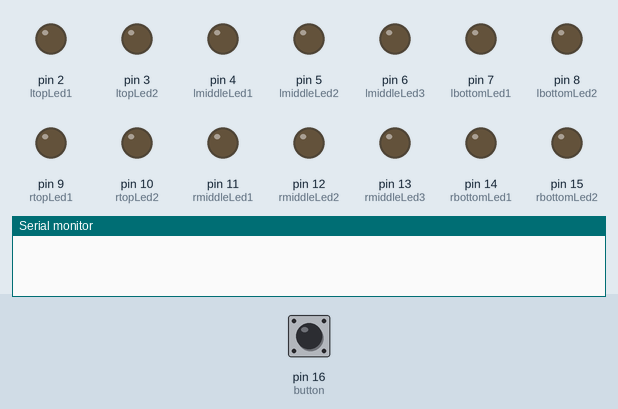
Recording of a sketch running on a simulated Arduino Uno, built with avr-gcc and run on an emulated ATmega328P. Shown: output pins drawn as LEDs (lit = HIGH), the last lines printed to the serial monitor. The test bench sets the inputs (shaded band); at power-on: pin 16 (button) LOW.

Above: at 1.2 s.
1.3 s: pin 16 (button) pulled HIGH for 0.15 s
At 1.7 s:
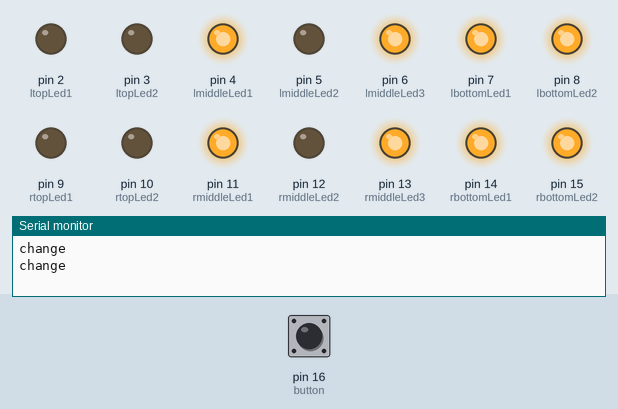
2.9 s: pin 16 (button) pulled HIGH for 1 s
At 4.2 s:
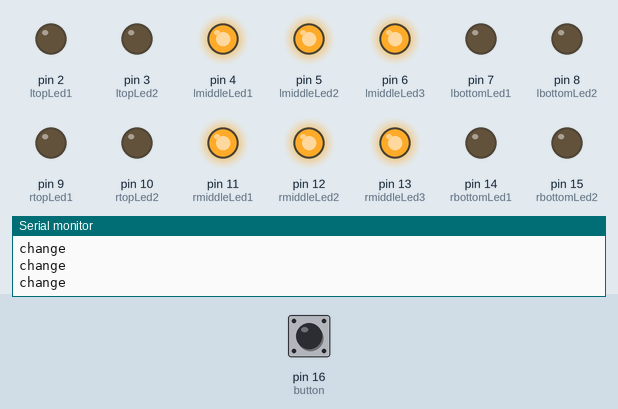
5.4 s: pin 16 (button) pulled HIGH for 0.15 s
At 6.1 s:
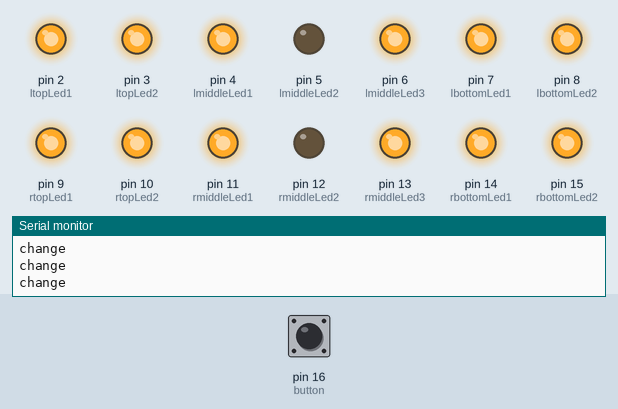
7.0 s: pin 16 (button) pulled HIGH for 3.2 s
At 11.4 s:
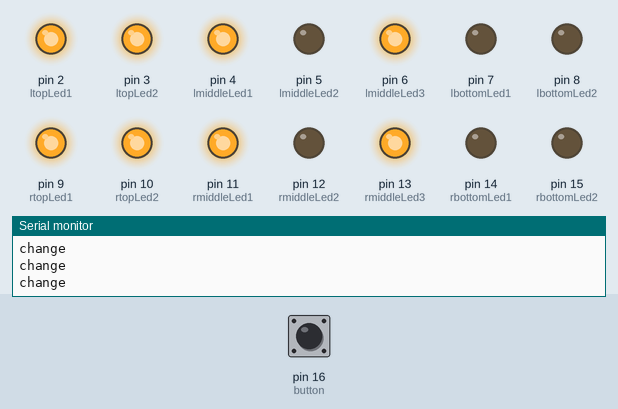
Timing chart, 0 to 12.7 s (numbered marks = the images above; inputs shaded):
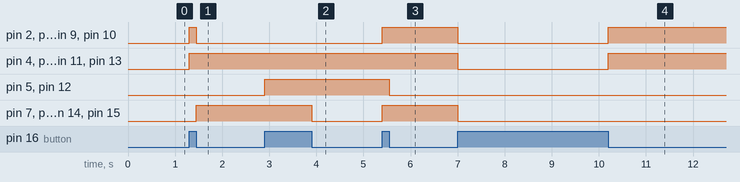

The sketch:

eyes.ino
```cpp
//Left Eye
int ltopLed1 = 2;
int ltopLed2 = 3;
int lmiddleLed1 = 4;
int lmiddleLed2 =5;
int lmiddleLed3=6;
int lbottomLed1=7;
int lbottomLed2=8;


//Right Eye
int rtopLed1=9;
int rtopLed2=10;
int rmiddleLed1=11;
int rmiddleLed2=12;
int rmiddleLed3=13;
int rbottomLed1=14;
int rbottomLed2=15;

//button
int button = 16;
int prevButtonState = 0;
boolean changeCount = false;

int count = 0;

void setup(){
  Serial.begin(9600);
   for(int i = 2;i<16;i++){
      pinMode(i, OUTPUT);
   }
   pinMode(button, INPUT);
}

void loop() {

  int currentButtonState = digitalRead(button);

  if(currentButtonState != prevButtonState){
     count++;
     Serial.println("change");
  }

  if(count == 0){
    for(int i=2;i<16;i++){
        digitalWrite(i,LOW);
    }
  } else if(count == 1) {
    happy();
  } else if(count ==2){
    sad();
  } else if(count == 3){
    halfEye();
  } else if(count == 4){
    dontCare();
  } else if(count == 5){
    full();
  } else if(count == 6){
     surprised();
  }

  if(count > 6){
    count = 0;
  }


  prevButtonState = currentButtonState;

}

void happy(){
  digitalWrite(ltopLed1, HIGH);
  digitalWrite(ltopLed2,HIGH);
  digitalWrite(lmiddleLed1, HIGH);
  digitalWrite(lmiddleLed3, HIGH);

  digitalWrite(rtopLed1, HIGH);
  digitalWrite(rtopLed2,HIGH);
  digitalWrite(rmiddleLed1, HIGH);
  digitalWrite(rmiddleLed3, HIGH);

  digitalWrite(lbottomLed1,LOW);
  digitalWrite(lbottomLed2, LOW);
  digitalWrite(lmiddleLed2, LOW);

  digitalWrite(rbottomLed1,LOW);
  digitalWrite(rbottomLed2, LOW);
  digitalWrite(rmiddleLed2, LOW);
}

void sad(){
  digitalWrite(lbottomLed1, HIGH);
  digitalWrite(lbottomLed2,HIGH);
  digitalWrite(lmiddleLed1, HIGH);
  digitalWrite(lmiddleLed3, HIGH);

  digitalWrite(rbottomLed1, HIGH);
  digitalWrite(rbottomLed2,HIGH);
  digitalWrite(rmiddleLed1, HIGH);
  digitalWrite(rmiddleLed3, HIGH);

  digitalWrite(ltopLed1,LOW);
  digitalWrite(ltopLed2, LOW);
  digitalWrite(lmiddleLed2, LOW);

  digitalWrite(rtopLed1,LOW);
  digitalWrite(rtopLed2, LOW);
  digitalWrite(rmiddleLed2, LOW);
}

void halfEye(){
  digitalWrite(lbottomLed1, HIGH);
  digitalWrite(lbottomLed2,HIGH);
  digitalWrite(lmiddleLed1, HIGH);
  digitalWrite(lmiddleLed2,HIGH);
  digitalWrite(lmiddleLed3, HIGH);

  digitalWrite(rbottomLed1, HIGH);
  digitalWrite(rbottomLed2,HIGH);
  digitalWrite(rmiddleLed1, HIGH);
  digitalWrite(rmiddleLed2,HIGH);
  digitalWrite(rmiddleLed3, HIGH);

  digitalWrite(ltopLed1,LOW);
  digitalWrite(ltopLed2, LOW);

  digitalWrite(rtopLed1,LOW);
  digitalWrite(rtopLed2, LOW);
}

void dontCare(){
  digitalWrite(lmiddleLed1, HIGH);
  digitalWrite(lmiddleLed2,HIGH);
  digitalWrite(lmiddleLed3, HIGH);

  digitalWrite(rmiddleLed1, HIGH);
  digitalWrite(rmiddleLed2,HIGH);
  digitalWrite(rmiddleLed3, HIGH);

  digitalWrite(ltopLed1,LOW);
  digitalWrite(ltopLed2, LOW);
  digitalWrite(lbottomLed1,LOW);
  digitalWrite(lbottomLed2, LOW);

  digitalWrite(rtopLed1,LOW);
  digitalWrite(rtopLed2, LOW);
  digitalWrite(rbottomLed1,LOW);
  digitalWrite(rbottomLed2, LOW);

}

void full(){
  digitalWrite(ltopLed1, HIGH);
  digitalWrite(ltopLed2,HIGH);
  digitalWrite(lbottomLed1, HIGH);
  digitalWrite(lbottomLed2,HIGH);
  digitalWrite(lmiddleLed1, HIGH);
  digitalWrite(lmiddleLed2,HIGH);
  digitalWrite(lmiddleLed3, HIGH);

  digitalWrite(rtopLed1, HIGH);
  digitalWrite(rtopLed2,HIGH);
  digitalWrite(rbottomLed1, HIGH);
  digitalWrite(rbottomLed2,HIGH);
  digitalWrite(rmiddleLed1, HIGH);
  digitalWrite(rmiddleLed2,HIGH);
  digitalWrite(rmiddleLed3, HIGH);
}

void surprised() {
  digitalWrite(ltopLed1, HIGH);
  digitalWrite(ltopLed2,HIGH);
  digitalWrite(lbottomLed1, HIGH);
  digitalWrite(lbottomLed2,HIGH);
  digitalWrite(lmiddleLed1, HIGH);
  digitalWrite(lmiddleLed3, HIGH);

  digitalWrite(rtopLed1, HIGH);
  digitalWrite(rtopLed2,HIGH);
  digitalWrite(rbottomLed1, HIGH);
  digitalWrite(rbottomLed2,HIGH);
  digitalWrite(rmiddleLed1, HIGH);
  digitalWrite(rmiddleLed3, HIGH);

  digitalWrite(lmiddleLed2, LOW);
  digitalWrite(rmiddleLed2, LOW);
}
```

Measured:
- after the input at 1.3 s, pin 2 (ltopLed1), pin 3 (ltopLed2), pin 9 (rtopLed1), pin 10 (rtopLed2): LOW → HIGH at once, → LOW 0.15 s later; pin 4 (lmiddleLed1), pin 6 (lmiddleLed3), pin 11 (rmiddleLed1), pin 13 (rmiddleLed3): LOW → HIGH at once; pin 7 (lbottomLed1), pin 8 (lbottomLed2), pin 14 (rbottomLed1), pin 15 (rbottomLed2): LOW → HIGH after 0.15 s
- after the input at 2.9 s, pin 5 (lmiddleLed2), pin 12 (rmiddleLed2): LOW → HIGH at once; pin 7 (lbottomLed1), pin 8 (lbottomLed2), pin 14 (rbottomLed1), pin 15 (rbottomLed2): HIGH → LOW after 1.0 s
- after the input at 5.4 s, pin 2 (ltopLed1), pin 3 (ltopLed2), pin 7 (lbottomLed1), pin 8 (lbottomLed2), pin 9 (rtopLed1), pin 10 (rtopLed2), pin 14 (rbottomLed1), pin 15 (rbottomLed2): LOW → HIGH at once; pin 5 (lmiddleLed2), pin 12 (rmiddleLed2): HIGH → LOW after 0.15 s
- after the input at 7.0 s, pin 2 (ltopLed1), pin 3 (ltopLed2), pin 4 (lmiddleLed1), pin 6 (lmiddleLed3), pin 9 (rtopLed1), pin 10 (rtopLed2), pin 11 (rmiddleLed1), pin 13 (rmiddleLed3): HIGH → LOW at once, → HIGH 3.2 s later; pin 7 (lbottomLed1), pin 8 (lbottomLed2), pin 14 (rbottomLed1), pin 15 (rbottomLed2): HIGH → LOW at once
